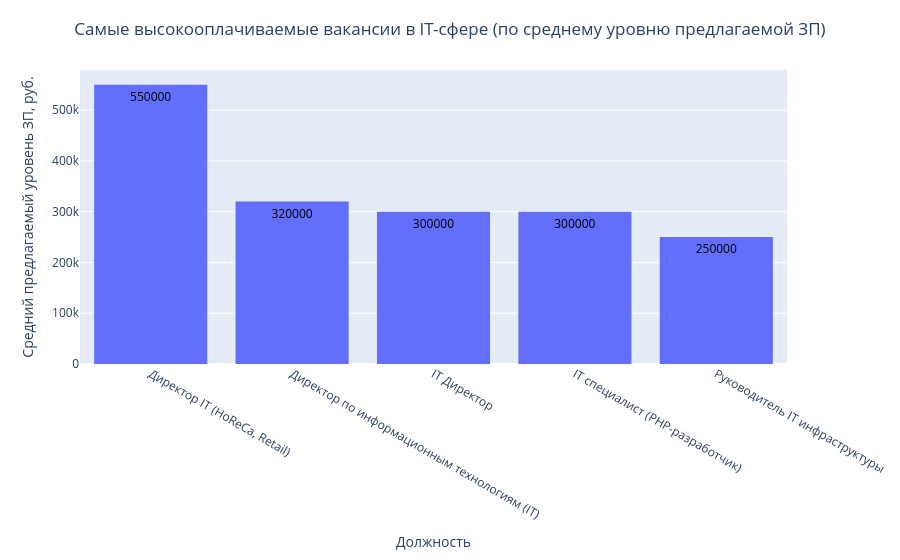

Notebook source saved alongside this figure:
### Code cell
fig = px.histogram(
    vac_df,
    y='mean_salary',
    x=vac_df['vacancies_it'],
    text_auto='.0f',
    title="Самые высокооплачиваемые вакансии в IT-сфере (по среднему уровню предлагаемой ЗП)"
)
fig.update_layout(
    yaxis_title="Средний предлагаемый уровень ЗП, руб.",
    xaxis_title="Должность",
    uniformtext_minsize = 6,
    title_x = 0.5,
    margin=dict(t=70)
)
fig.update_traces(
    textposition='auto',
    textfont_color='black'
)
fig.show()

### Figure 1 — Plotly figure (JSON) as saved in the notebook; plotly's stock layout.template omitted (floating-point values rounded to 4 significant figures)
{"data": [{"bingroup": "x", "histfunc": "sum", "hovertemplate": "vacancies_it=%{x}<br>sum of mean_salary=%{y}<extra></extra>", "legendgroup": "", "marker": {"color": "#636efa", "pattern": {"shape": ""}}, "name": "", "orientation": "v", "showlegend": false, "textfont": {"color": "black"}, "textposition": "auto", "texttemplate": "%{value:.0f}", "type": "histogram", "x": ["Директор IT (HoReCa, Retail)", "Директор по информационным технологиям (IT)", "IT Директор", "IT специалист (PHP-разработчик)", "Руководитель IT инфраструктуры"], "xaxis": "x", "y": [550000.0, 320000.0, 300000.0, 300000.0, 250000.0], "yaxis": "y"}], "layout": {"barmode": "relative", "legend": {"tracegroupgap": 0}, "margin": {"t": 70}, "title": {"text": "Самые высокооплачиваемые вакансии в IT-сфере (по среднему уровню предлагаемой ЗП)", "x": 0.5}, "uniformtext": {"minsize": 6}, "xaxis": {"anchor": "y", "domain": [0, 1], "title": {"text": "Должность"}}, "yaxis": {"anchor": "x", "domain": [0, 1], "title": {"text": "Средний предлагаемый уровень ЗП, руб."}}}}
